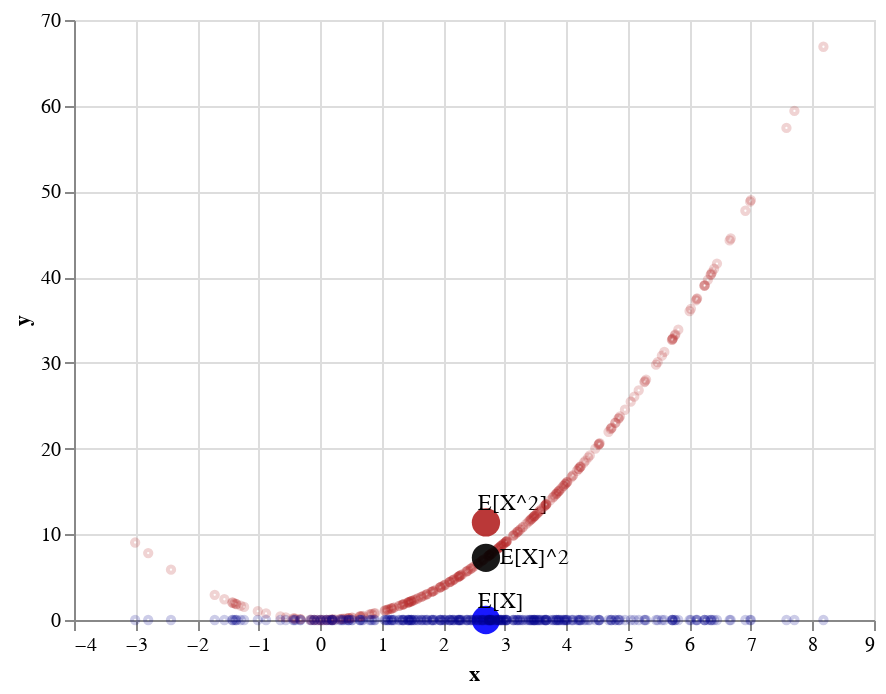

The cell this chart's notebook holds for it:
### Markdown cell above
If we square the blue dot $\mathbb{E}[X]$ we get $\mathbb{E}[X]^2$. We show this as a big black dot.

### Code cell
dt = make_altair_object_labels(X=[np.mean(s)], Y=[np.mean(s)** 2], L=["E[X]^2"])

c7 = alt.Chart(dt).mark_point(opacity=expectation_opacity, size=expectation_size, color="black", filled=True).encode(
    x='x:Q',  # specify ordinal data
    y='y:Q',  # specify quantitative data
)

text7 = c7.mark_text(
    align='left',
    baseline='middle',
    dx=7
).encode(
    text='label:N'
)


expected_x + labels + expected_x2 + labels2 + x2_points + x_points + c7 + text7

### Figure 1 — Vega-Lite specification as saved in the notebook (floating-point values rounded to 4 significant figures; data arrays with more than 128 entries replaced by an {"elided": "..."} marker saying what was removed)
{"$schema": "https://vega.github.io/schema/vega-lite/v2.6.0.json", "config": {"view": {"height": 300, "width": 400}}, "layer": [{"data": {"values": [{"label": "E[X]", "x": 2.694, "y": 0}]}, "encoding": {"x": {"field": "x", "type": "quantitative"}, "y": {"field": "y", "type": "quantitative"}}, "mark": {"color": "blue", "filled": true, "opacity": 0.9, "size": 200, "type": "point"}}, {"data": {"values": [{"label": "E[X]", "x": 2.694, "y": 0}]}, "encoding": {"text": {"field": "label", "type": "nominal"}, "x": {"field": "x", "type": "quantitative"}, "y": {"field": "y", "type": "quantitative"}}, "mark": {"align": "left", "baseline": "bottom", "dx": 16, "type": "text", "xOffset": -20, "yOffset": -4}}, {"data": {"values": [{"label": "E[X^2]", "x": 2.694, "y": 11.38}]}, "encoding": {"x": {"field": "x", "type": "quantitative"}, "y": {"field": "y", "type": "quantitative"}}, "mark": {"color": "firebrick", "filled": true, "opacity": 0.9, "size": 200, "type": "point"}}, {"data": {"values": [{"label": "E[X^2]", "x": 2.694, "y": 11.38}]}, "encoding": {"text": {"field": "label", "type": "nominal"}, "x": {"field": "x", "type": "quantitative"}, "y": {"field": "y", "type": "quantitative"}}, "mark": {"align": "left", "baseline": "bottom", "dx": 16, "type": "text", "xOffset": -20, "yOffset": -4}}, {"data": {"values": {"elided": "300 records"}}, "encoding": {"x": {"field": "x", "type": "quantitative"}, "y": {"field": "y", "type": "quantitative"}}, "mark": {"color": "firebrick", "opacity": 0.2, "size": 10, "type": "point"}}, {"data": {"values": {"elided": "300 records"}}, "encoding": {"x": {"field": "x", "type": "quantitative"}, "y": {"field": "y", "type": "quantitative"}}, "mark": {"color": "darkblue", "opacity": 0.2, "size": 10, "type": "point"}}, {"data": {"values": [{"label": "E[X]^2", "x": 2.694, "y": 7.258}]}, "encoding": {"x": {"field": "x", "type": "quantitative"}, "y": {"field": "y", "type": "quantitative"}}, "mark": {"color": "black", "filled": true, "opacity": 0.9, "size": 200, "type": "point"}}, {"data": {"values": [{"label": "E[X]^2", "x": 2.694, "y": 7.258}]}, "encoding": {"text": {"field": "label", "type": "nominal"}, "x": {"field": "x", "type": "quantitative"}, "y": {"field": "y", "type": "quantitative"}}, "mark": {"align": "left", "baseline": "middle", "dx": 7, "type": "text"}}]}
